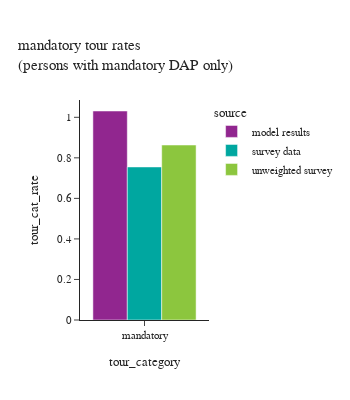
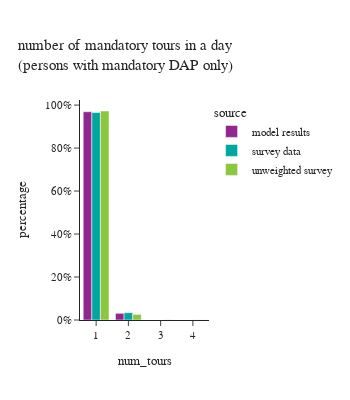

Source (notebook cell) for these figures, in order:
### Markdown cell above
## mandatory tours per person

$$\text{mandatory tour rates} = {\text{count of all mandatory tours made by M DAP persons} \over \text{M DAP person count}}$$

### Code cell
#| layout-ncol: 2

# mandatory tour rates
df_plot = m_tour_data.groupby(['source','tour_category'])[['tour_weight']].sum().reset_index(). \
    merge(df_m_person_count, how='left', on='source')
df_plot['tour_cat_rate'] = df_plot['tour_weight']/df_plot['person_weight']

fig = px.bar(df_plot, x="tour_category", y="tour_cat_rate", color="source",barmode="group", #template="simple_white",
             # color_discrete_sequence=config['psrc_color'],
             title="mandatory tour rates <br>(persons with mandatory DAP only)")
fig.update_layout(height=400, width=350)
fig.show()

# number of mandatory tours
df_plot = m_tour_data[['person_id','source','tour_category','tour_id','person_weight']].groupby(['person_id','source','tour_category','person_weight']).count().reset_index()
df_plot['num_tours'] = df_plot['tour_id']
df_plot = df_plot.groupby(['source','tour_category','num_tours'])[['person_weight']].sum().reset_index()
df_plot['percentage'] = df_plot.groupby(['tour_category','source'], group_keys=False)['person_weight']. \
    apply(lambda x: x / float(x.sum()))

fig = px.bar(df_plot, x="num_tours", y="percentage", color="source",barmode="group",
             title="number of mandatory tours in a day <br>(persons with mandatory DAP only)")
fig.update_layout(height=400, width=350, yaxis=dict(tickformat=".0%"))
fig.show()

### Figure 1 — Plotly figure (JSON) as saved in the notebook; plotly's stock layout.template omitted (floating-point values rounded to 4 significant figures)
{"data": [{"alignmentgroup": "True", "hovertemplate": "source=model results<br>tour_category=%{x}<br>tour_cat_rate=%{y}<extra></extra>", "legendgroup": "model results", "marker": {"color": "#91268F", "pattern": {"shape": ""}}, "name": "model results", "offsetgroup": "model results", "orientation": "v", "showlegend": true, "textposition": "auto", "x": ["mandatory"], "xaxis": "x", "y": [1.031], "yaxis": "y", "type": "bar"}, {"alignmentgroup": "True", "hovertemplate": "source=survey data<br>tour_category=%{x}<br>tour_cat_rate=%{y}<extra></extra>", "legendgroup": "survey data", "marker": {"color": "#00A7A0", "pattern": {"shape": ""}}, "name": "survey data", "offsetgroup": "survey data", "orientation": "v", "showlegend": true, "textposition": "auto", "x": ["mandatory"], "xaxis": "x", "y": [0.7551], "yaxis": "y", "type": "bar"}, {"alignmentgroup": "True", "hovertemplate": "source=unweighted survey<br>tour_category=%{x}<br>tour_cat_rate=%{y}<extra></extra>", "legendgroup": "unweighted survey", "marker": {"color": "#8CC63E", "pattern": {"shape": ""}}, "name": "unweighted survey", "offsetgroup": "unweighted survey", "orientation": "v", "showlegend": true, "textposition": "auto", "x": ["mandatory"], "xaxis": "x", "y": [0.8632], "yaxis": "y", "type": "bar"}], "layout": {"xaxis": {"anchor": "y", "domain": [0.0, 1.0], "title": {"text": "tour_category"}}, "yaxis": {"anchor": "x", "domain": [0.0, 1.0], "title": {"text": "tour_cat_rate"}}, "legend": {"title": {"text": "source"}, "tracegroupgap": 0}, "title": {"text": "mandatory tour rates <br>(persons with mandatory DAP only)"}, "barmode": "group", "height": 400, "width": 350}}

### Figure 2 — Plotly figure (JSON) as saved in the notebook; plotly's stock layout.template omitted (floating-point values rounded to 4 significant figures)
{"data": [{"alignmentgroup": "True", "hovertemplate": "source=model results<br>num_tours=%{x}<br>percentage=%{y}<extra></extra>", "legendgroup": "model results", "marker": {"color": "#91268F", "pattern": {"shape": ""}}, "name": "model results", "offsetgroup": "model results", "orientation": "v", "showlegend": true, "textposition": "auto", "x": [1, 2], "xaxis": "x", "y": [0.9689, 0.03107], "yaxis": "y", "type": "bar"}, {"alignmentgroup": "True", "hovertemplate": "source=survey data<br>num_tours=%{x}<br>percentage=%{y}<extra></extra>", "legendgroup": "survey data", "marker": {"color": "#00A7A0", "pattern": {"shape": ""}}, "name": "survey data", "offsetgroup": "survey data", "orientation": "v", "showlegend": true, "textposition": "auto", "x": [1, 2, 3, 4], "xaxis": "x", "y": [0.9655, 0.03409, 4.477e-05, 0.0003435], "yaxis": "y", "type": "bar"}, {"alignmentgroup": "True", "hovertemplate": "source=unweighted survey<br>num_tours=%{x}<br>percentage=%{y}<extra></extra>", "legendgroup": "unweighted survey", "marker": {"color": "#8CC63E", "pattern": {"shape": ""}}, "name": "unweighted survey", "offsetgroup": "unweighted survey", "orientation": "v", "showlegend": true, "textposition": "auto", "x": [1, 2, 3, 4], "xaxis": "x", "y": [0.9725, 0.0261, 0.000932, 0.000466], "yaxis": "y", "type": "bar"}], "layout": {"xaxis": {"anchor": "y", "domain": [0.0, 1.0], "title": {"text": "num_tours"}}, "yaxis": {"anchor": "x", "domain": [0.0, 1.0], "title": {"text": "percentage"}, "tickformat": ".0%"}, "legend": {"title": {"text": "source"}, "tracegroupgap": 0}, "title": {"text": "number of mandatory tours in a day <br>(persons with mandatory DAP only)"}, "barmode": "group", "height": 400, "width": 350}}
